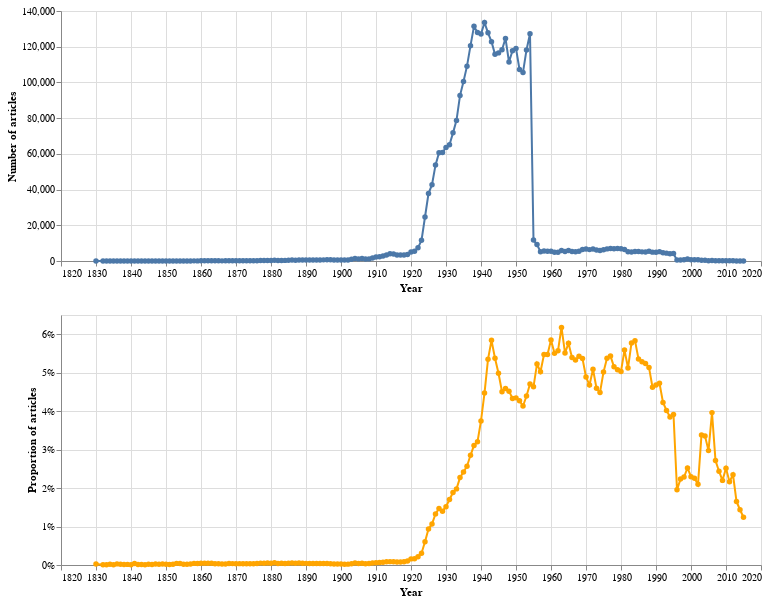

The code cell stored with this chart in its notebook:
### Markdown cell above
Now we have a new dataframe `df_merged` that includes both the raw number of search results for each year, and the proportion the results represent of the total number of articles on Trove. Let's create charts for both and look at the diferences.

### Code cell
# This is the chart showing raw results -- it's the same as the one we created above (but a bit smaller)
chart1 = alt.Chart(df).mark_line(point=True).encode(
        x=alt.X('year:Q', axis=alt.Axis(format='c', title='Year')),
        y=alt.Y('total_results:Q', axis=alt.Axis(format=',d', title='Number of articles')),
        tooltip=[alt.Tooltip('year:Q', title='Year'), alt.Tooltip('total_results:Q', title='Articles', format=',')]
    ).properties(width=700, height=250)

# This is the new view, note that it's using the 'proportion' column for the Y axis
chart2 = alt.Chart(df_merged).mark_line(point=True, color='red').encode(
        x=alt.X('year:Q', axis=alt.Axis(format='c', title='Year')),
    
        # This time we're showing the proportion (formatted as a percentage) on the Y axis
        y=alt.Y('proportion:Q', axis=alt.Axis(format='%', title='Proportion of articles')),
        tooltip=[alt.Tooltip('year:Q', title='Year'), alt.Tooltip('proportion:Q', title='Proportion', format='%')],
        
        # Make the charts different colors
        color=alt.value('orange')
    ).properties(width=700, height=250)

# This is a shorthand way of stacking the charts on top of each other
chart1 & chart2

### Figure 1 — Vega-Lite specification as saved in the notebook (floating-point values rounded to 4 significant figures; data arrays with more than 128 entries replaced by an {"elided": "..."} marker saying what was removed)
{"config": {"view": {"continuousWidth": 400, "continuousHeight": 300}}, "vconcat": [{"data": {"name": "data-8027965fac8c8d410856dae221c2047d"}, "mark": {"type": "line", "point": true}, "encoding": {"tooltip": [{"type": "quantitative", "field": "year", "title": "Year"}, {"type": "quantitative", "field": "total_results", "format": ",", "title": "Articles"}], "x": {"type": "quantitative", "axis": {"format": "c", "title": "Year"}, "field": "year"}, "y": {"type": "quantitative", "axis": {"format": ",d", "title": "Number of articles"}, "field": "total_results"}}, "height": 250, "width": 700}, {"data": {"name": "data-ffa84aec12f85e3e9c66c18c93bf26d6"}, "mark": {"type": "line", "color": "red", "point": true}, "encoding": {"color": {"value": "orange"}, "tooltip": [{"type": "quantitative", "field": "year", "title": "Year"}, {"type": "quantitative", "field": "proportion", "format": "%", "title": "Proportion"}], "x": {"type": "quantitative", "axis": {"format": "c", "title": "Year"}, "field": "year"}, "y": {"type": "quantitative", "axis": {"format": "%", "title": "Proportion of articles"}, "field": "proportion"}}, "height": 250, "width": 700}], "$schema": "https://vega.github.io/schema/vega-lite/v4.8.1.json", "datasets": {"data-8027965fac8c8d410856dae221c2047d": {"elided": "185 records"}, "data-ffa84aec12f85e3e9c66c18c93bf26d6": {"elided": "185 records"}}}
